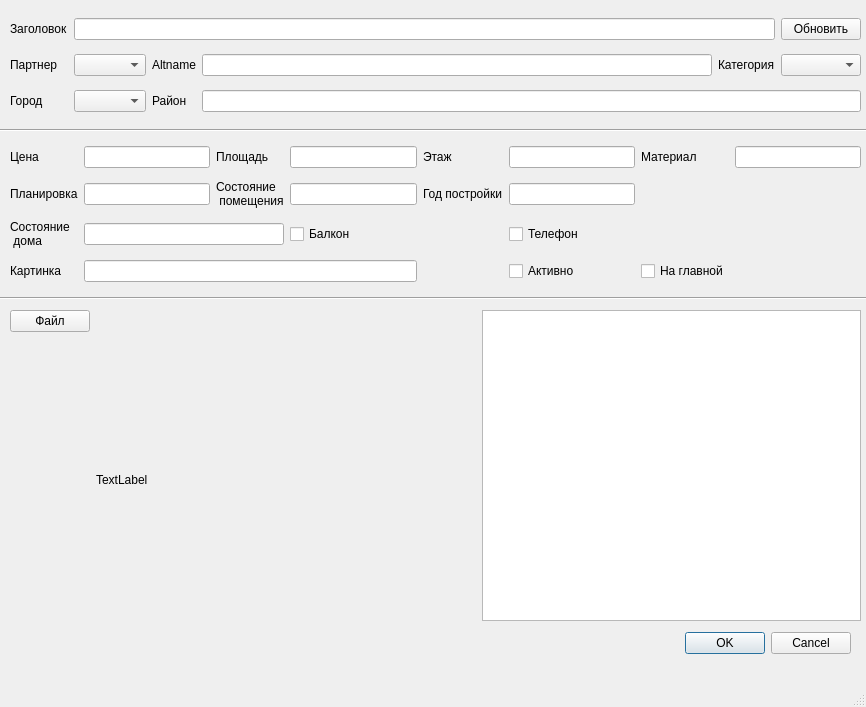
<?xml version="1.0" encoding="UTF-8"?>
<ui version="4.0">
 <class>MainWindow</class>
 <widget class="QMainWindow" name="MainWindow">
  <property name="geometry">
   <rect>
    <x>0</x>
    <y>0</y>
    <width>866</width>
    <height>707</height>
   </rect>
  </property>
  <property name="windowTitle">
   <string>MainWindow</string>
  </property>
  <widget class="QWidget" name="centralwidget">
   <widget class="QWidget" name="gridLayoutWidget">
    <property name="geometry">
     <rect>
      <x>10</x>
      <y>10</y>
      <width>851</width>
      <height>111</height>
     </rect>
    </property>
    <layout class="QGridLayout" name="gridLayout">
     <item row="0" column="0">
      <widget class="QLabel" name="label">
       <property name="text">
        <string>Заголовок</string>
       </property>
      </widget>
     </item>
     <item row="1" column="0">
      <widget class="QLabel" name="label_2">
       <property name="text">
        <string>Партнер</string>
       </property>
      </widget>
     </item>
     <item row="1" column="5">
      <widget class="QComboBox" name="category_id"/>
     </item>
     <item row="1" column="4">
      <widget class="QLabel" name="label_4">
       <property name="text">
        <string>Категория</string>
       </property>
      </widget>
     </item>
     <item row="1" column="2">
      <widget class="QLabel" name="label_3">
       <property name="text">
        <string>Altname</string>
       </property>
      </widget>
     </item>
     <item row="1" column="3">
      <widget class="QLineEdit" name="altname"/>
     </item>
     <item row="2" column="0">
      <widget class="QLabel" name="label_5">
       <property name="text">
        <string>Город</string>
       </property>
      </widget>
     </item>
     <item row="2" column="1">
      <widget class="QComboBox" name="region_id"/>
     </item>
     <item row="2" column="2">
      <widget class="QLabel" name="label_6">
       <property name="text">
        <string>Район</string>
       </property>
      </widget>
     </item>
     <item row="0" column="5">
      <widget class="QPushButton" name="refreshButton">
       <property name="text">
        <string>Обновить</string>
       </property>
      </widget>
     </item>
     <item row="0" column="1" colspan="4">
      <widget class="QLineEdit" name="title"/>
     </item>
     <item row="2" column="3" colspan="3">
      <widget class="QLineEdit" name="district"/>
     </item>
     <item row="1" column="1">
      <widget class="QComboBox" name="partner_id"/>
     </item>
    </layout>
   </widget>
   <widget class="QWidget" name="gridLayoutWidget_2">
    <property name="geometry">
     <rect>
      <x>10</x>
      <y>140</y>
      <width>851</width>
      <height>151</height>
     </rect>
    </property>
    <layout class="QGridLayout" name="gridLayout_2">
     <item row="0" column="0">
      <widget class="QLabel" name="label_7">
       <property name="text">
        <string>Цена</string>
       </property>
      </widget>
     </item>
     <item row="1" column="2">
      <widget class="QLabel" name="label_12">
       <property name="text">
        <string>Состояние
 помещения</string>
       </property>
      </widget>
     </item>
     <item row="0" column="8">
      <widget class="QLineEdit" name="material"/>
     </item>
     <item row="1" column="5">
      <widget class="QLineEdit" name="year"/>
     </item>
     <item row="1" column="1">
      <widget class="QLineEdit" name="plan"/>
     </item>
     <item row="0" column="1">
      <widget class="QLineEdit" name="price"/>
     </item>
     <item row="0" column="2">
      <widget class="QLabel" name="label_8">
       <property name="text">
        <string>Площадь</string>
       </property>
      </widget>
     </item>
     <item row="2" column="0">
      <widget class="QLabel" name="label_14">
       <property name="text">
        <string>Состояние
 дома</string>
       </property>
      </widget>
     </item>
     <item row="1" column="3">
      <widget class="QLineEdit" name="apartmentstate"/>
     </item>
     <item row="1" column="4">
      <widget class="QLabel" name="label_13">
       <property name="text">
        <string>Год постройки</string>
       </property>
      </widget>
     </item>
     <item row="0" column="3">
      <widget class="QLineEdit" name="space"/>
     </item>
     <item row="0" column="4">
      <widget class="QLabel" name="label_9">
       <property name="text">
        <string>Этаж</string>
       </property>
      </widget>
     </item>
     <item row="1" column="0">
      <widget class="QLabel" name="label_11">
       <property name="text">
        <string>Планировка</string>
       </property>
      </widget>
     </item>
     <item row="2" column="3">
      <widget class="QCheckBox" name="balcony">
       <property name="text">
        <string>Балкон</string>
       </property>
      </widget>
     </item>
     <item row="2" column="5">
      <widget class="QCheckBox" name="phone">
       <property name="text">
        <string>Телефон</string>
       </property>
      </widget>
     </item>
     <item row="3" column="0">
      <widget class="QLabel" name="label_15">
       <property name="text">
        <string>Картинка</string>
       </property>
      </widget>
     </item>
     <item row="3" column="6">
      <widget class="QCheckBox" name="ontop">
       <property name="text">
        <string>На главной</string>
       </property>
      </widget>
     </item>
     <item row="3" column="5">
      <widget class="QCheckBox" name="isactive">
       <property name="text">
        <string>Активно</string>
       </property>
      </widget>
     </item>
     <item row="3" column="1" colspan="3">
      <widget class="QLineEdit" name="imageurl"/>
     </item>
     <item row="0" column="5">
      <widget class="QLineEdit" name="floor"/>
     </item>
     <item row="0" column="6">
      <widget class="QLabel" name="label_10">
       <property name="text">
        <string>Материал</string>
       </property>
      </widget>
     </item>
     <item row="2" column="1" colspan="2">
      <widget class="QLineEdit" name="conditionbuilding"/>
     </item>
    </layout>
   </widget>
   <widget class="Line" name="line">
    <property name="geometry">
     <rect>
      <x>0</x>
      <y>120</y>
      <width>871</width>
      <height>20</height>
     </rect>
    </property>
    <property name="orientation">
     <enum>Qt::Horizontal</enum>
    </property>
   </widget>
   <widget class="Line" name="line_2">
    <property name="geometry">
     <rect>
      <x>0</x>
      <y>290</y>
      <width>871</width>
      <height>16</height>
     </rect>
    </property>
    <property name="orientation">
     <enum>Qt::Horizontal</enum>
    </property>
   </widget>
   <widget class="QWidget" name="gridLayoutWidget_3">
    <property name="geometry">
     <rect>
      <x>10</x>
      <y>310</y>
      <width>851</width>
      <height>311</height>
     </rect>
    </property>
    <layout class="QGridLayout" name="gridLayout_3">
     <item row="0" column="0">
      <widget class="QPushButton" name="pushButton_2">
       <property name="text">
        <string>Файл</string>
       </property>
      </widget>
     </item>
     <item row="1" column="0">
      <spacer name="verticalSpacer">
       <property name="orientation">
        <enum>Qt::Vertical</enum>
       </property>
       <property name="sizeHint" stdset="0">
        <size>
         <width>20</width>
         <height>40</height>
        </size>
       </property>
      </spacer>
     </item>
     <item row="0" column="2" rowspan="2">
      <widget class="QPlainTextEdit" name="text_desc"/>
     </item>
     <item row="1" column="1">
      <widget class="QLabel" name="imageLabel">
       <property name="text">
        <string>TextLabel</string>
       </property>
      </widget>
     </item>
     <item row="0" column="1">
      <spacer name="horizontalSpacer">
       <property name="orientation">
        <enum>Qt::Horizontal</enum>
       </property>
       <property name="sizeHint" stdset="0">
        <size>
         <width>40</width>
         <height>20</height>
        </size>
       </property>
      </spacer>
     </item>
    </layout>
   </widget>
   <widget class="QDialogButtonBox" name="buttonBox">
    <property name="geometry">
     <rect>
      <x>680</x>
      <y>630</y>
      <width>171</width>
      <height>26</height>
     </rect>
    </property>
    <property name="standardButtons">
     <set>QDialogButtonBox::Cancel|QDialogButtonBox::Ok</set>
    </property>
   </widget>
  </widget>
  <widget class="QMenuBar" name="menubar">
   <property name="geometry">
    <rect>
     <x>0</x>
     <y>0</y>
     <width>866</width>
     <height>23</height>
    </rect>
   </property>
  </widget>
  <widget class="QStatusBar" name="statusbar"/>
 </widget>
 <resources/>
 <connections/>
</ui>
